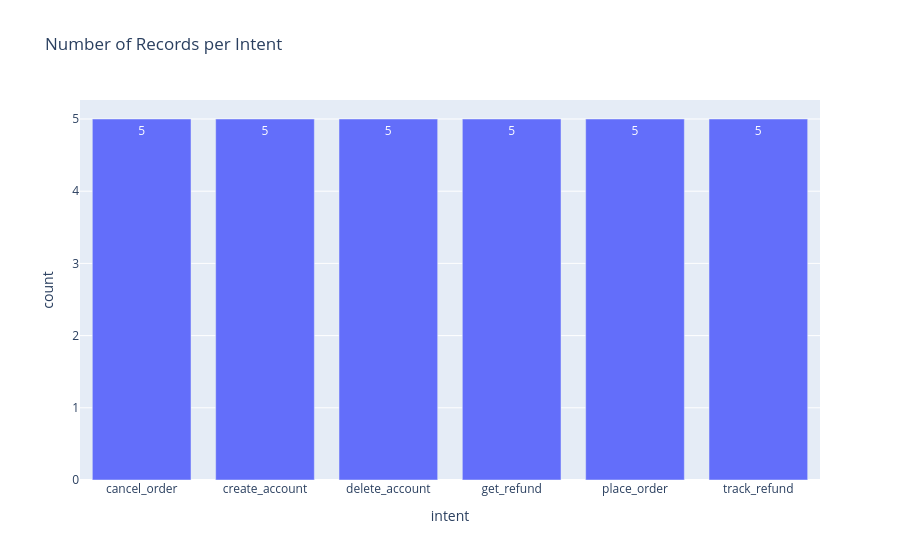

The notebook cell this image was saved under:
### Code cell
plot_and_preview_dataset(train2_df)
train2_df

### Figure 1 — Plotly figure (JSON) as saved in the notebook; plotly's stock layout.template omitted (floating-point values rounded to 4 significant figures)
{"data": [{"hovertemplate": "intent=%{x}<br>count=%{y}<extra></extra>", "legendgroup": "", "marker": {"color": "#636efa", "pattern": {"shape": ""}}, "name": "", "orientation": "v", "showlegend": false, "textposition": "auto", "texttemplate": "%{y}", "type": "bar", "x": ["cancel_order", "create_account", "delete_account", "get_refund", "place_order", "track_refund"], "xaxis": "x", "y": [5, 5, 5, 5, 5, 5], "yaxis": "y"}], "layout": {"barmode": "relative", "legend": {"tracegroupgap": 0}, "title": {"text": "Number of Records per Intent"}, "xaxis": {"anchor": "y", "domain": [0, 1], "title": {"text": "intent"}}, "yaxis": {"anchor": "x", "domain": [0, 1], "title": {"text": "count"}}}}
